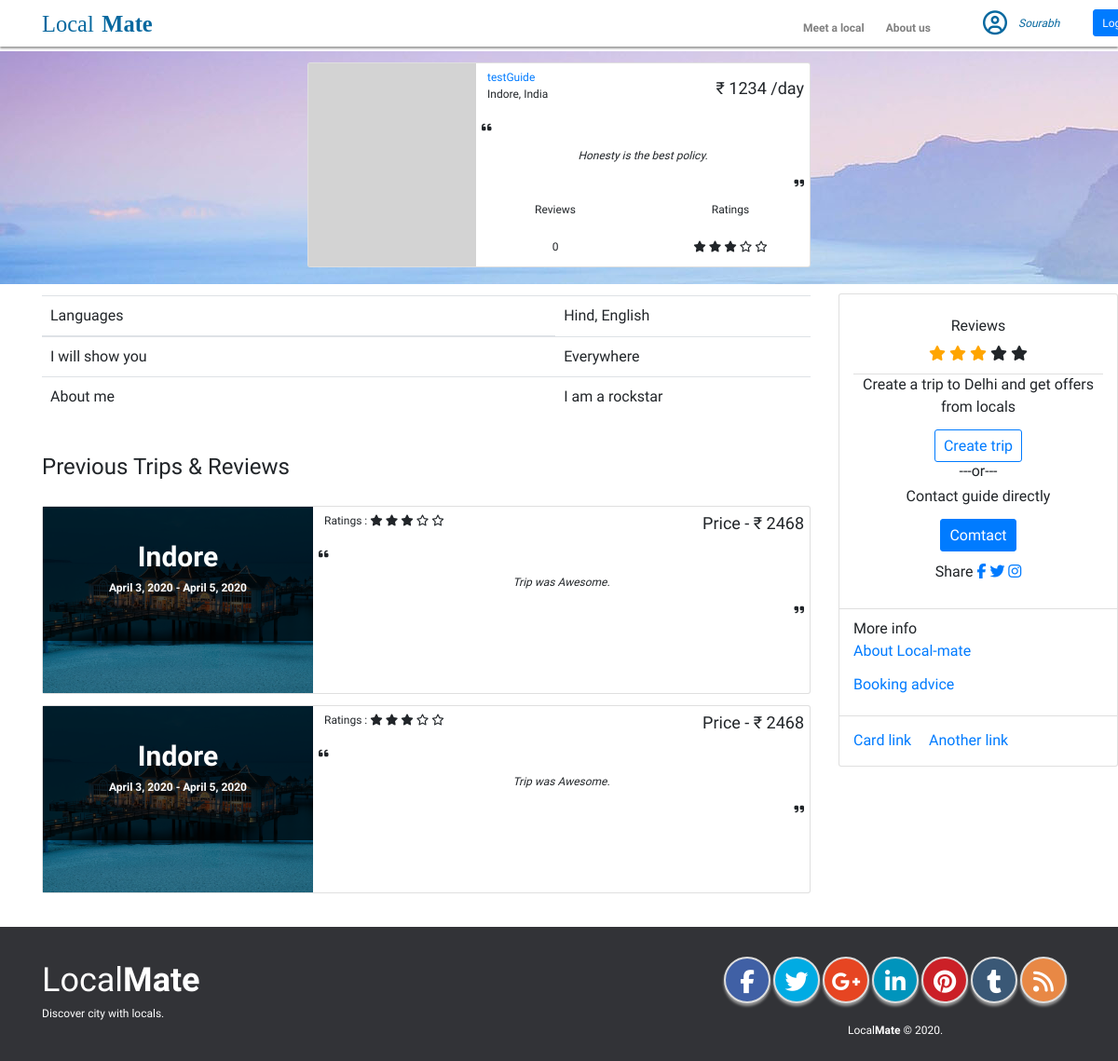
The app's page /guide/1 with its own data.
### mainApp/models.py (models this page shows, shortened)
class Guide(models.Model):
    user = models.ForeignKey(User, on_delete=models.CASCADE)
    location = models.CharField(max_length=250)
    quote = models.CharField(max_length=300)
    rate = models.IntegerField()
    ratings = models.IntegerField(default=0)
    i_will_show_you = models.TextField()
    about_me =  models.TextField()
    languages = models.CharField(max_length=250)
    isAvailable = models.BooleanField(default=True)

class User(models.Model):
    name = models.CharField(max_length=30)
    email = models.CharField(max_length=120)
    password = models.CharField(max_length=120)
    profile = models.CharField(max_length=250,default='')
    isGuide = models.BooleanField(default=False)

class Trips(models.Model):
    creator = models.ForeignKey(User, on_delete=models.CASCADE)
    guide = models.ForeignKey(Guide, on_delete=models.CASCADE)
    isActive = models.BooleanField(default=False)
    location = models.CharField(max_length=250)
    dateStart = models.DateField()
    dateEnd = models.DateField()
    price = models.IntegerField()
    paymentVerified = models.BooleanField(default=False)
    reviews = models.ForeignKey('Reviews',default=None, on_delete=models.CASCADE)

class Reviews(models.Model):
    review = models.TextField(default='')
    rating = models.IntegerField(default=0)

### mainApp/views.py (the view)
# urls.py: path('guide/<int:guideid>', views.retrieveGuide, name='guide'),
def retrieveGuide(request, guideid):
    guide = Guide.objects.get(id=guideid)
    trips = Trips.objects.filter(guide=guide)
    return render(request, 'profile/guide.html', context={
        "guide": guide,
        "trips": trips
    })

### templates/profile/guide.html (shortened to what this page needs)
{% extends 'includes/base.html'%}
{% block content%}
{% load staticfiles %}
<div style="height:55px;"></div>
  <div style="height: 250px; background-color: grey; background-image: url('{% static 'images/wall-3-1.jpg' %}');">
    <div class="container">
      <div class="row">
        <div class="col"></div>
        <div class="col-md-6 mt-3">
          <div class="card">
            <div class="row no-gutters">
              <div class="col-auto d-flex" style="background-color: lightgrey;">
                <div
                  style="width: 180px; max-width: 180px; height: 200px; max-height: 200px; background-image: url('{{guide.user.profile}}');background-size: cover;background-position: center;background-repeat: no-repeat;">
                </div>
              </div>
              <div class="col">
                <div class="card-block px-2 d-flex flex-column justify-content-between h-100">
                  <div class="card-head w-100 d-flex justify-content-between align-items-center">
                    <div class="Name m-2">
                      <p><a href="{% url 'guide' guide.id %}">{{ guide.user.name }}</a><br />
                        <span>{{ guide.location }}, India</span></p>
                    </div>
                    <div class="Price">
                      <h4>&#8377; {{ guide.rate }} /day</h4>
                    </div>
                  </div>
                  <div class="Quote">
                    <p><i class="fa fa-quote-left"></i></p>
                    <p class="text-center"><i>{{ guide.quote }}.</i></p>
                    <p class="text-right"><i class="fa fa-quote-right"></i></p>
                  </div>
                  <div class="feedback">
                    <div class="row">
                      <div class="col-md-6 text-center">
                        <h6>Reviews</h6><br />
                        <p>0</p>
                      </div>
                      <div class="col-md-6 text-center">
                        <h6>Ratings</h6><br />
                        <p>
                          {% with ''|center:5 as range %}
                          {% for _ in range %}
                          {% if forloop.counter <= 3 %}
                          <i class="fa fa-star"></i>
                          {% else %}
                          <i class="fa fa-star-o"></i>
                          {% endif %}
                          {% endfor %}
                          {% endwith %}
                        </p>
                      </div>
                    </div>
                  </div>
                </div>
              </div>
            </div>
          </div>
        </div>
        <div class="col"></div>
      </div>
    </div>
  </div>
<div class="container">
  <div class="row">
    <div class="col-md-9">
      <table class="table mt-3" style="padding: 40px" ;>
        <thead>
          <tr>
            <th>Languages</th>
            <td>{{guide.languages}}</td>
          </tr>
        </thead>
        <tbody>
          <tr>
            <th>I will show you</th>
            <td>{{guide.i_will_show_you}}</td>
          </tr>
          <tr>
            <th>About me</th>
            <td>{{guide.about_me}}
            </td>
          </tr>
        </tbody>
      </table>
      <div class="mt-5 mb-3"><p style="font-size: 24px;">Previous Trips & Reviews</p></div>
      <div class="row">
        {% for trip in trips %}
        <div class="col-md-12 mt-3">
          <div class="card">
            <div class="row no-gutters">
              <div class="col-auto d-flex" style="background-color: lightgrey;">
                <div
                  style="width: 290px; max-width: 290px; height: 200px; max-height: 200px; background-image: url('{% static 'images/wall-1.jpg' %}');background-size: cover;background-position: center;background-repeat: no-repeat;">
                  <div class="text-center p-5" style="background: rgba(0,0,0,0.7);">
                                      <h1 style=" font-weight: 900; color: white;">{{ trip.location }}</h1>
                    <p style="font-weight: 900; color: white;">{{ trip.dateStart }} - {{ trip.dateEnd }}</p>
                  </div>
                </div>
              </div>
              <div class="col">
                <div class="card-block px-2 d-flex flex-column justify-content-between h-100">
                  <div class="card-head w-100 d-flex justify-content-between align-items-center">
                    <div class="Name m-2">
                      <p>
                        Ratings :
                        {% with ''|center:5 as range %}
                        {% for _ in range %}
                        {% if forloop.counter <= 3 %}
                        <i class="fa fa-star"></i>
                        {% else %}
                        <i class="fa fa-star-o"></i>
                        {% endif %}
                        {% endfor %}
                        {% endwith %}
                      </p>
                    </div>
                    <div class="Price">
                      <h4>Price - &#8377; {{ trip.price }}</h4>
                    </div>
                  </div>
                  <div class="Quote" style="height:100%;">
                    <p><i class="fa fa-quote-left"></i></p>
                    <p class="text-center"><i>{{ trip.reviews.review }}.</i></p>
                    <p class="text-right"><i class="fa fa-quote-right"></i></p>
                  </div>
                </div>
              </div>
            </div>
          </div>
        </div>
        {% endfor %}
      </div>
    </div>
    <div class="col-md-3" style="padding-top: 10px">
      <div class="card create-trip" style="width: 25rem;">
        <div class="card-body" style="text-align: center;">
          <ul class="list-group list-group-flush">
            <li class="list-group-item">
              <h5 class="card-title">Reviews</h5>
              <span class="fa fa-star checked"></span>
              <span class="fa fa-star checked"></span>
              <span class="fa fa-star checked"></span>
              <span class="fa fa-star"></span>
              <span class="fa fa-star"></span>
            </li>
          </ul>
          <p class="card-text">Create a trip to Delhi and get offers from locals</p>
          <a href="#" class="btn btn-outline-primary">Create trip</a>
          <h6 class="card-text">---or--- </h3>
            <p class="card-text">Contact guide directly</p>
            <a href="#" class="btn btn-primary">Comtact</a>
            <p style="padding-top: 10px">Share
              <a href="#" class="fa fa-facebook"></a>
              <a href="#" class="fa fa-twitter"></a>
              <a href="#" class="fa fa-instagram"></a>
            </p>
        </div>
        <ul class="list-group list-group-flush">
          <li class="list-group-item">More info
            <p><a href="#" class="card-link">About Local-mate</a></p>
            <p><a href="#" class="card-link">Booking advice</a></p>
          </li>
        </ul>
        <div class="card-body">
          <a href="#" class="card-link">Card link</a>
          <a href="#" class="card-link">Another link</a>
        </div>
      </div>
    </div>
  </div>
</div>
{% endblock %}

### static/css/style.css (style rules this page uses)
* { padding: 0; margin: 0; font-family: 'Montserrat', sans-serif; font-size: 12px; font-weight: 400; box-sizing: border-box; }

### templates/profile/guide.html (style rules this page uses)
.checked { color: orange; }
th, td { font-size: 16px; }
.create-trip * { font-size: 16px; }
th { min-width: 250px; }

### records on screen
Guide: user.name "testGuide", location "Indore", rate "1234", quote "Honesty is the best policy", languages "Hind, English", i_will_show_you "Everywhere", about_me "I am a rockstar"
Trips: location "Indore", dateStart "April 3, 2020", dateEnd "April 5, 2020", price "2468", reviews.review "Trip was Awesome"
Trips: location "Indore", dateStart "April 3, 2020", dateEnd "April 5, 2020", price "2468", reviews.review "Trip was Awesome"
